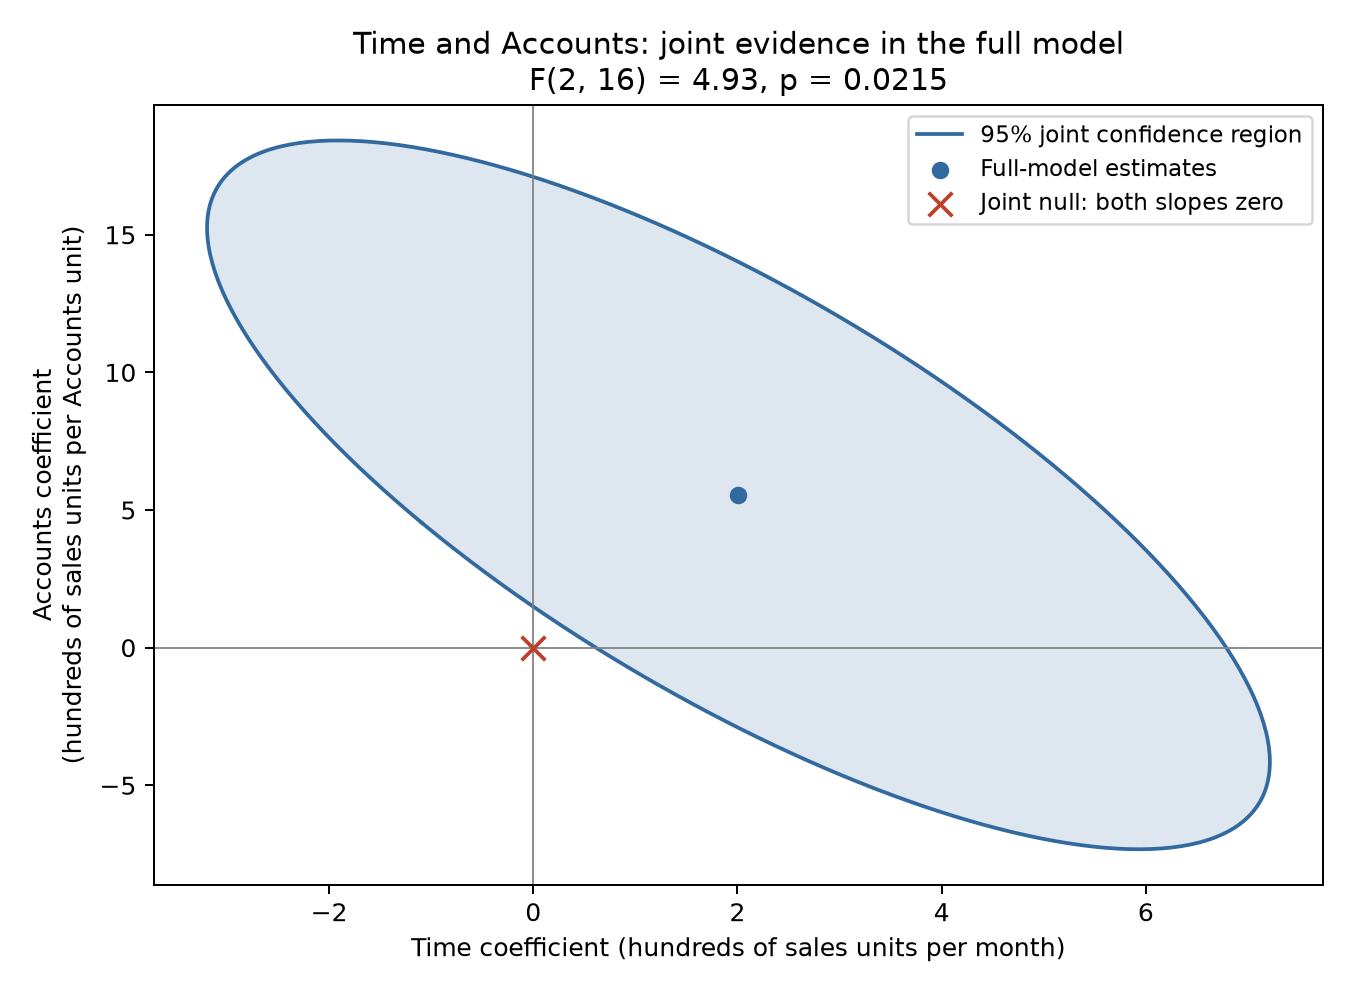

Reproduce this figure in Python.
import os
os.environ['MPLCONFIGDIR']='.mplcache'
import matplotlib
matplotlib.use('Agg')
import matplotlib.pyplot as plt
import numpy as np
import pandas as pd
import statsmodels.api as sm
from scipy.stats import f
import json

df=pd.read_csv('sales_territory.csv');x=df.drop(columns='Sales')
full=sm.OLS(df.Sales,sm.add_constant(x)).fit()
reduced=sm.OLS(df.Sales,sm.add_constant(x.drop(columns=['Time','Accts']))).fit()
F,p,q=full.compare_f_test(reduced)
names=['Time','Accts'];b=full.params[names].to_numpy();cov=full.cov_params().loc[names,names].to_numpy()
vals,vec=np.linalg.eigh(cov)
theta=np.linspace(0,2*np.pi,400)
ellipse=b[:,None]+vec@np.diag(np.sqrt(vals*2*f.ppf(.95,2,full.df_resid)))@np.vstack([np.cos(theta),np.sin(theta)])
pd.DataFrame({'Time_coefficient':ellipse[0],'Accounts_coefficient':ellipse[1]}).to_csv('time_accounts_joint_confidence_region.csv',index=False)
ind={name:{'coefficient':float(full.params[name]),'SE':float(full.bse[name]),'pvalue':float(full.pvalues[name])} for name in names}
r={'hypothesis':'Time and Accts coefficients both zero, conditional on the other six predictors','n':len(df),'full_SSE':float(full.ssr),'reduced_SSE':float(reduced.ssr),'SSE_reduction':float(reduced.ssr-full.ssr),'partial_R_squared':float((reduced.ssr-full.ssr)/reduced.ssr),'F':float(F),'numerator_df':int(q),'denominator_df':int(full.df_resid),'pvalue':float(p),'individual_tests_in_full_model':ind,'coefficient_covariance':cov.tolist(),'note':'Classical OLS joint F test and 95% joint confidence ellipse under independent normal errors with constant variance. Actual data; all rows retained. Not validation or a causal test.'}
with open('time_accounts_joint_evidence_results.json','w') as file:json.dump(r,file,indent=2)
fig,ax=plt.subplots(figsize=(7.5,5.5))
ax.fill(ellipse[0],ellipse[1],alpha=.16,color='#326a9f');ax.plot(ellipse[0],ellipse[1],color='#326a9f',label='95% joint confidence region')
ax.scatter(*b,color='#326a9f',label='Full-model estimates',zorder=3)
ax.scatter(0,0,color='#bc402b',marker='x',s=90,label='Joint null: both slopes zero',zorder=4)
ax.axhline(0,color='gray',lw=.7);ax.axvline(0,color='gray',lw=.7)
ax.set_xlabel('Time coefficient (hundreds of sales units per month)');ax.set_ylabel('Accounts coefficient\n(hundreds of sales units per Accounts unit)')
ax.set_title(f'Time and Accounts: joint evidence in the full model\nF(2, 16) = {F:.2f}, p = {p:.4f}')
ax.legend(fontsize=9);fig.tight_layout();fig.savefig('time_accounts_joint_evidence.png',dpi=180)
print(json.dumps(r,indent=2))
